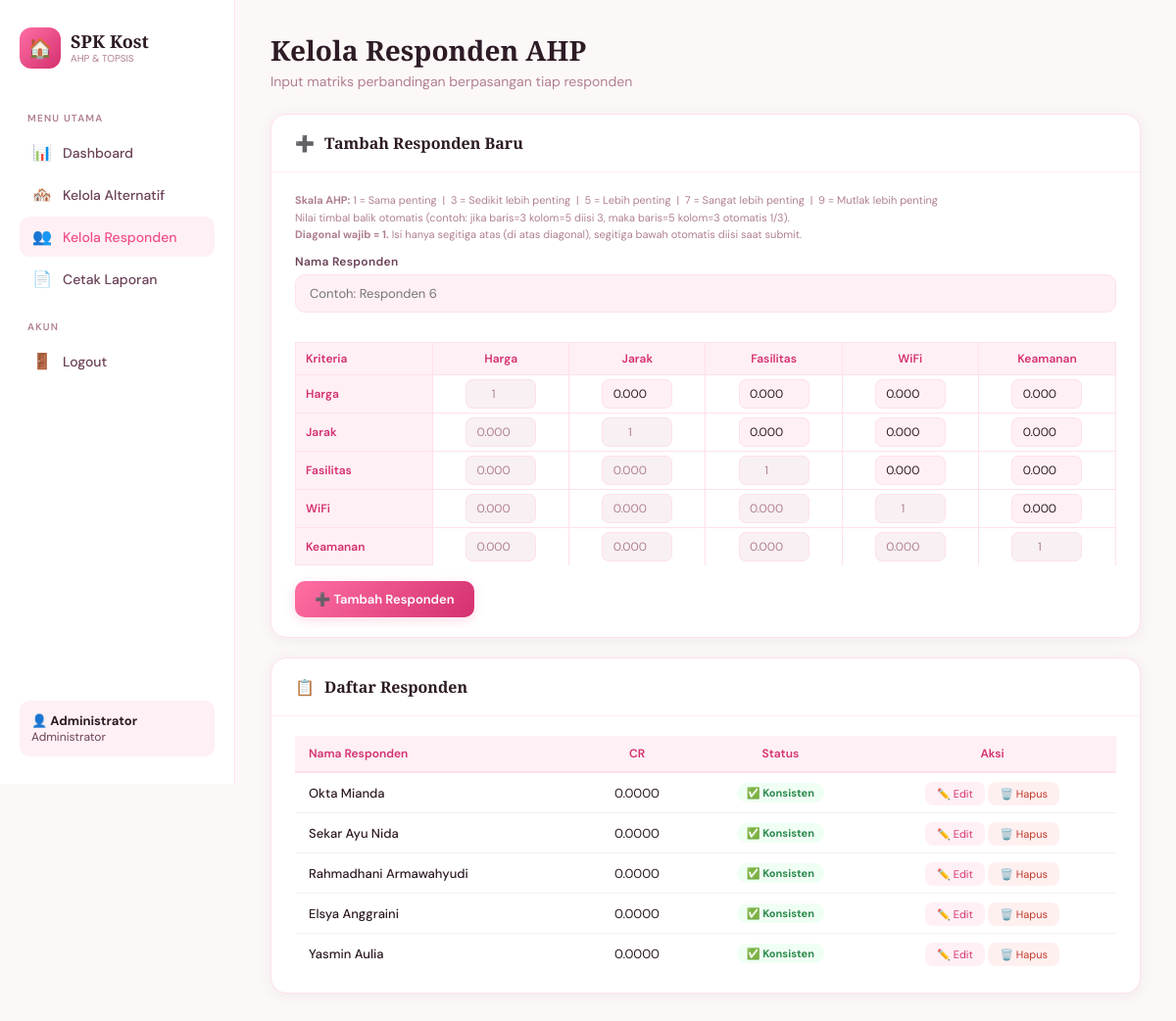
Page /crud_responden.php (signed in) on the committed database.
### tables this page shows
CREATE TABLE IF NOT EXISTS responden (
  id INT AUTO_INCREMENT PRIMARY KEY,
  nama VARCHAR(100),
  status ENUM('konsisten','tidak_konsisten') DEFAULT 'konsisten',
  cr DECIMAL(10,6) DEFAULT 0,
  created_at TIMESTAMP DEFAULT CURRENT_TIMESTAMP
);

### crud_responden.php (the view, shortened to what this page needs)
<?php
require_once 'koneksi.php';
$edit_data = null;
$edit_matriks = null;
$semua_resp = [];
$res = $conn->query("SELECT * FROM responden ORDER BY id");
while ($r = $res->fetch_assoc()) $semua_resp[] = $r;
$nama_k = ['Harga','Jarak','Fasilitas','WiFi','Keamanan'];
$default_m = [];
for ($i=0;$i<5;$i++) for ($j=0;$j<5;$j++) $default_m[$i][$j] = ($i==$j)?1:0;
?>
<!DOCTYPE html>
<html lang="id">
<head>
</head>
<body>
<aside class="sidebar">
  <div class="sidebar-logo">
    <div class="logo-icon">🏠</div>
    <div><div class="logo-text">SPK Kost</div><div class="logo-sub">AHP &amp; TOPSIS</div></div>
  </div>
  <div class="nav-label">Menu Utama</div>
  <a href="index.php" class="nav-item"><span class="nav-icon">📊</span> Dashboard</a>
  <a href="crud_alternatif.php" class="nav-item"><span class="nav-icon">🏘️</span> Kelola Alternatif</a>
  <a href="crud_responden.php" class="nav-item active"><span class="nav-icon">👥</span> Kelola Responden</a>
  <a href="laporan.php" class="nav-item"><span class="nav-icon">📄</span> Cetak Laporan</a>
  <div class="nav-label" style="margin-top:20px">Akun</div>
  <a href="logout.php" class="nav-item"><span class="nav-icon">🚪</span> Logout</a>
  <div class="user-info">
    <strong>👤 <?= htmlspecialchars($_SESSION['nama'] ?? $_SESSION['user']) ?></strong>
    Administrator
  </div>
</aside>
<main class="main">
  <div class="page-title">Kelola Responden AHP</div>
  <div class="page-sub">Input matriks perbandingan berpasangan tiap responden</div>
  <div class="card">
    <div class="card-header">
      <span><?= $edit_data ? '✏️' : '➕' ?></span>
      <div class="card-title"><?= $edit_data ? 'Edit Responden' : 'Tambah Responden Baru' ?></div>
    </div>
    <div class="card-body">
      <div class="hint-skala">
        <strong>Skala AHP:</strong>
        1 = Sama penting &nbsp;|&nbsp; 3 = Sedikit lebih penting &nbsp;|&nbsp; 5 = Lebih penting &nbsp;|&nbsp; 7 = Sangat lebih penting &nbsp;|&nbsp; 9 = Mutlak lebih penting
        <br>Nilai timbal balik otomatis (contoh: jika baris=3 kolom=5 diisi 3, maka baris=5 kolom=3 otomatis 1/3).
        <br><strong>Diagonal wajib = 1.</strong> Isi hanya segitiga atas (di atas diagonal), segitiga bawah otomatis diisi saat submit.
      </div>
      <form method="POST" id="formResponden">
        <label>Nama Responden</label>
        <input type="text" name="nama" placeholder="Contoh: Responden 6" value="<?= htmlspecialchars($edit_data['nama'] ?? '') ?>" required>
        <div class="matriks-wrap">
          <table class="matriks-table">
            <thead>
              <tr>
                <th>Kriteria</th>
                <?php foreach ($nama_k as $nk): ?><th><?= $nk ?></th><?php endforeach; ?>
              </tr>
            </thead>
            <tbody>
              <?php
              $use_m = $edit_matriks ?? $default_m;
              for ($i=0; $i<5; $i++):
              ?>
              <tr>
                <th><?= $nama_k[$i] ?></th>
                <?php for ($j=0; $j<5; $j++): ?>
                <td>
                  <?php if ($i == $j): ?>
                    <input type="number" name="m_<?=$i+1?>_<?=$j+1?>" value="1" readonly>
                  <?php elseif ($j > $i): ?>
                    <input type="number" name="m_<?=$i+1?>_<?=$j+1?>"
                      value="<?= number_format($use_m[$i][$j] ?? 1, 3) ?>"
                      step="0.001" min="0.111" max="9"
                      id="m_<?=$i+1?>_<?=$j+1?>"
                      onchange="setReciprocal(<?=$i+1?>,<?=$j+1?>)">
                  <?php else: ?>
                    <input type="number" name="m_<?=$i+1?>_<?=$j+1?>"
                      value="<?= number_format($use_m[$i][$j] ?? 1, 3) ?>"
                      id="m_<?=$i+1?>_<?=$j+1?>" readonly style="color:var(--text-light)">
                  <?php endif; ?>
                </td>
                <?php endfor; ?>
              </tr>
              <?php endfor; ?>
            </tbody>
          </table>
        </div>
        <div class="btn-row">
          <button type="submit" class="btn btn-pink">
            <?= $edit_data ? '💾 Simpan Perubahan' : '➕ Tambah Responden' ?>
          </button>
        </div>
      </form>
    </div>
  </div>
  <div class="card">
    <div class="card-header"><span>📋</span><div class="card-title">Daftar Responden</div></div>
    <div class="card-body tbl-wrap">
      <table>
        <thead>
          <tr>
            <th>Nama Responden</th><th>CR</th><th>Status</th><th>Aksi</th>
          </tr>
        </thead>
        <tbody>
          <?php foreach ($semua_resp as $r): ?>
          <tr>
            <td><?= htmlspecialchars($r['nama']) ?></td>
            <td><?= number_format($r['cr'], 4) ?></td>
            <td>
              <?php if ($r['status'] === 'konsisten'): ?>
                <span class="pill-green">✅ Konsisten</span>
              <?php else: ?>
                <span class="pill-red">❌ Tidak Konsisten</span>
              <?php endif; ?>
            </td>
            <td>
              <a href="?edit=<?= $r['id'] ?>" class="btn-edit">✏️ Edit</a>
              <a href="?hapus=<?= $r['id'] ?>" class="btn-hapus"
                onclick="return confirm('Yakin hapus <?= htmlspecialchars($r['nama']) ?>?')">🗑️ Hapus</a>
            </td>
          </tr>
          <?php endforeach; ?>
        </tbody>
      </table>
    </div>
  </div>
</main>
</body>
</html>

### rows in the picture
responden: nama "Okta Mianda", cr "0.0000", status "✅ Konsisten"
responden: nama "Sekar Ayu Nida", cr "0.0000", status "✅ Konsisten"
responden: nama "Rahmadhani Armawahyudi", cr "0.0000", status "✅ Konsisten"
responden: nama "Elsya Anggraini", cr "0.0000", status "✅ Konsisten"
responden: nama "Yasmin Aulia", cr "0.0000", status "✅ Konsisten"

### other values in the picture
$_SESSION['nama'] "Administrator"
$nk "Harga"
$nk "Jarak"
$nk "Fasilitas"
$nk "WiFi"
$nk "Keamanan"
$nama_k[$i] "Harga"
$nama_k[$i] "Jarak"
$nama_k[$i] "Fasilitas"
$nama_k[$i] "WiFi"
$nama_k[$i] "Keamanan"
